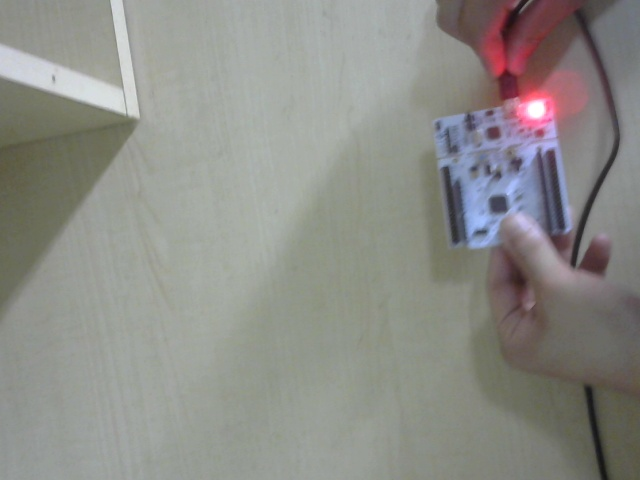
#> input picture lazer-backend/python/light_capture.jpg, 640 x 480 px
$ python result.py
#> lines starting #> are read from the running program, lines starting #| are printed output that depends on the picture; after the words box and inside, x2 and y2 are one past the last pixel; in counts of white or black regions, pixels touching at a corner belong together; long printed decimals are rounded
import cv2
import numpy as np

img = cv2.imread("light_capture.jpg")
#> img is the input picture: shape (480, 640, 3); mean B, G, R 136.1, 141.2, 141
gray = cv2.cvtColor(img, cv2.COLOR_BGR2GRAY)
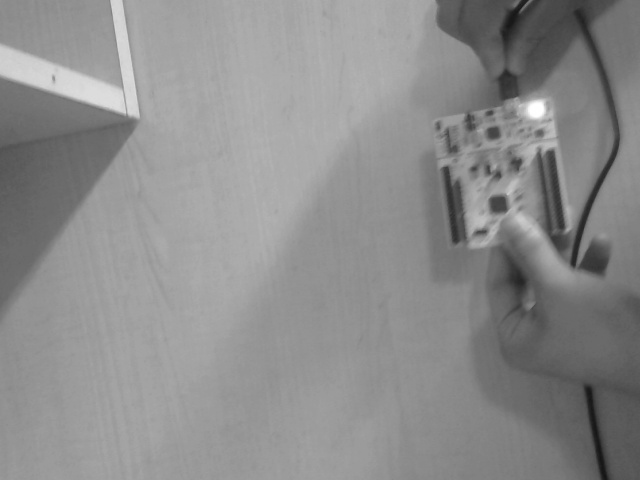
#> gray: shape (480, 640); min 21, max 255, mean 140.6

# 밝은 영역만 추출
_, thresh = cv2.threshold(gray, 240, 255, cv2.THRESH_BINARY)
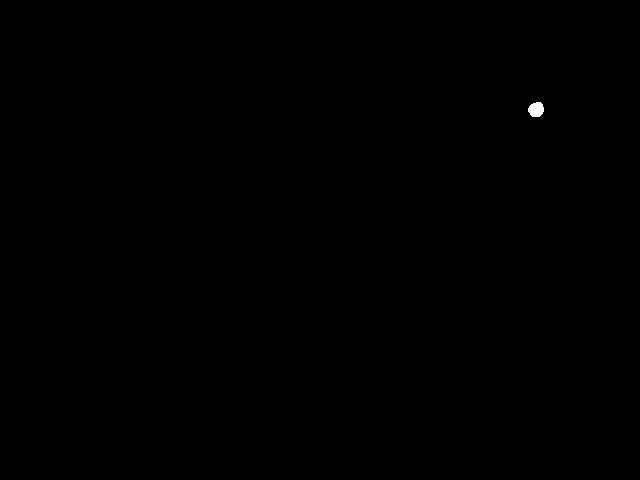
#> thresh: shape (480, 640); 0.06% white; 1 white region, box (x1, y1, x2, y2) and area: (528, 102, 544, 117) 189

# 밝은 점 찾기
coords = cv2.findNonZero(thresh)
#> coords = contour of 189 points, box (x1, y1, x2, y2) (528, 102, 544, 117), area 24
if coords is not None:
    avg = np.mean(coords, axis=0)[0]
#> avg = [535.8, 109.2]
    print("광이 닿은 평균 위치: ", avg)
#| 광이 닿은 평균 위치:  [535.810 109.153]
    cv2.circle(img, tuple(avg.astype(int)), 5, (0, 0, 255), -1)
#> img: shape (480, 640, 3); 0.03% of pixels changed, all inside (x1, y1, x2, y2) = (530, 104, 541, 115)

# cv2.imshow("Result", img)
# cv2.waitKey(0)
# cv2.destroyAllWindows()
